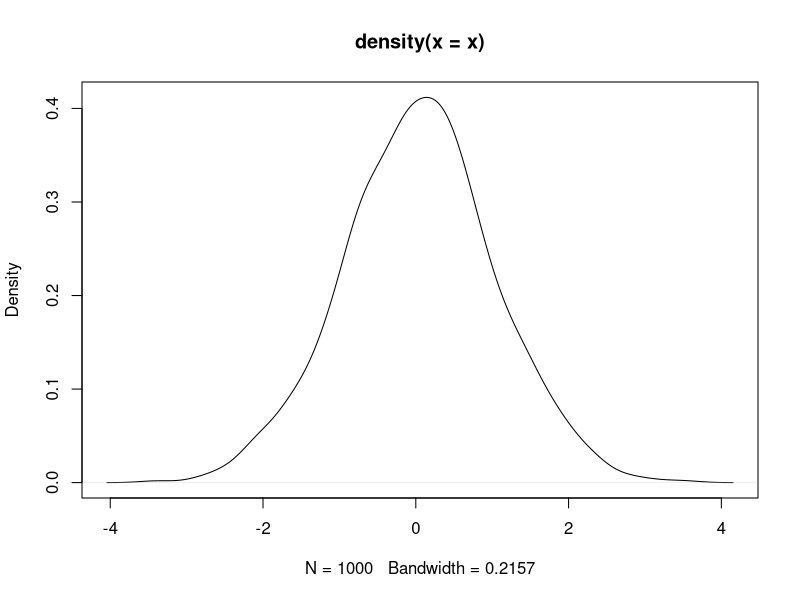

Here is the R script that generated this plot:
## ---- chunk 1
x <- rnorm(1000)
head(x)
## ---- chunk 2
plot(density(x))
